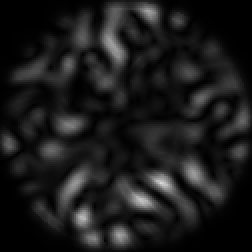
#> input picture Lab 1/DII_10.tiff, 126 x 126 px (shown 2 times larger); its folder holds only this picture in this run
$ jupyter execute --allow-errors Lab_1.ipynb
#> lines starting #> are read from the running program, lines starting #| are printed output that depends on the picture
[cell 1]
import cv2
import numpy as np
import matplotlib.pyplot as plt

## Context

Specklegrams are created by a process called modal interference, which happens at the end of a multimode optical fiber. The dimensions of a multimode fiber (MMF) allow several light modes at different wavelengths to propagate, meaning that electromagnetic waves travel along several specific paths.

When a laser beam goes into an optical fiber, it creates different ways the light can travel. This depends on the size of the fiber. There's a relationship between the diameter of the core and the cladding, and the number of ways the light can travel. Speckle or specklegrams are created from these optical paths and the phase delays of each mode. This pattern is a changing spatial distribution of intensities, where constructive interference creates areas of maximum intensity, while total destructive interference between modes produces areas of no light.

The specklegram has great metrological utility, as the patterns generated can give information about the disturbances made along the fiber. The prediction of the magnitude of these disturbances will depend on the mathematical tools used.

Synthetic specklegram simulations were performed using the Finite Element Method (FEM) within COMSOL Multiphysics, integrated with Matlab. This model simulated the propagation of an optical field through a multimode optical fiber, concentrating specifically on the sensing region affected by temperature fluctuations. This method facilitated an accurate approximation of the behavior of the fiber under perturbations, excluding undisturbed regions to optimize computational efficiency [1].

Through this FEM model, the vector wave equation 1 was numerically solved for each propagation mode within the multimode optical fiber (MMF) under analysis [1, 2].

$$
\nabla\times\nabla\times\vec{E}-k_0^2n^2\vec{E}=0 \enspace
$$

Here $\vec{E}$, represents the electric field of each mode, $k_0$ is the wavenumber in vacuum, and n stands for the refractive index of the MMF. The refractive index can further be updated in response to thermal fluctuations using Equation 2.

$$
n\approx n_0+C_{T0}(T-T_0)\enspace
$$

Where $C_{TO}$ is the thermo-optic coefficient, $n_0$ the reference index, $T_0$  the reference temperature, and T the temperature to be measured.The initial core refractive index is calculated using the Sellmeier equation [1], while the cladding refractive index $n_{0cla}$ is given by equation 3.

$$
n_{0cla} = \sqrt{n^2_{0co} - NA^2} \enspace
$$

Where $n_0co$ is the initial core refractive index and NA is the numerical aperture.

This are the optical parametters of the dataset we show as an example:

<table style="width:20%">
<tr>
<th>Numerical aperture (nm)</th>
<th>0.13 </th>
</tr>

<tr>
<td>Wavelength (nm)</td>
<td>632.8 </td>
</tr>

<tr>
<td>Core Diameter (µm) </td>
<td>9</td>
</tr>

<tr>
<td>Cladding Diameter (µm)       </td>
<td>40</td>
</tr>

<tr>
<td>Core Index  </td>
<td>1.457 </td>
</tr>

<tr>
<td>Cladding Index   </td>
<td>1.4521 </td>
</tr>

<tr>
<td>length of the Perturbation (mm)</td>
<td>0.3 </td>
</tr

<tr>
<td>Temperature Range (°C) </td>
<td>0 to 100</td>
</tr>

<tr>
<td>Step (°C)</td>
<td>0.1</td>
</tr>

<tr>
<td>Number of images </td>
<td>1001 </td>
</tr>
</table>

## Data loading and initial visualization

As a result of the simulation previously explained, we get a dataset of images with variations of intensities in every pixel that represent the speckle as a result of the modal interference pattern. In this work we will do some oprations to 5 specklegrams images at diferents temperatures. Original images are 126x126. Images are loaded and shown below:

#> (a cell that did not finish here is left out)

Diferences between images can't be noticed with the naked eye, so machine learning methods are used to identify key features and classify the images.

## OOP for data processing

We need to preprocess the images, first we normalize the image to a size of (13,13) using the .normalize() method. Then we add contrast and brightness with the method .brightAndCont(), for this images the contrast and the brightness shouldn't be more than 150% and 50 respectively, so we won't lose important characteristics of the image.

Classes are created below, including functions to plot the images, preprocess the images and to operate images.

[cell 3]
def Plot(Text, image):
        plt.xticks([]), plt.yticks([])
        plt.title(Text)
        plt.imshow(image, cmap='gray')
        plt.show()

class ImgProcessing:
    def __init__(self, selection):
        self.selection = selection
        try:
            self.image = cv2.imread('DII_' + str(self.selection) + '0.tiff', cv2.IMREAD_GRAYSCALE)
        except FileNotFoundError:
            print(f"Error: Image not found")
            self.image = None

    def normalize(self):
        self.image = self.image/255

    def resize(self, Size):
        self.image = cv2.resize(self.image, (Size, Size), cv2.INTER_CUBIC)
#Procesar Imgs
    def brightAndCont(self, C, B):
        self.image = (self.image * (C//100)) + B

    def brightAndContAuto(self, C, B):
        self.image = cv2.convertScaleAbs(self.image, alpha = C/100, beta = B)

[cell 4]
selection = int(input('Which image do you want to transform? (Select 1 to 5)'))
#> the answer given: 1
#> selection = 1
Image_example = ImgProcessing(selection)
#> in __init__, self.image is the input picture: shape (126, 126); min 0, max 216, mean 26.8
Image_example.resize(13)
Plot('Specklegram at ' + str(selection) + '0°C', Image_example.image)
#> in Plot, `plt.show()`:
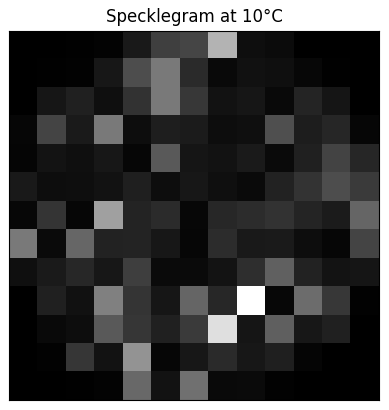
#> figure drawn by matplotlib, 1 panel

Brightness = int(input('Select the brightness adjustment (Select 0 to 50)'))
#> the answer given: 1
Contrast = int(input('Select the contrast adjustment (Select a %, up to 150%)'))
#> the answer given: 1
if Contrast > 150:
    Contrast = 150
if Brightness > 50:
    Brightness = 50

Image_example.brightAndCont(Contrast, Brightness)
#Image_example
#.brightAndContAuto(Contrast, Brightness)

Plot(f'Adjusted Brightness by {Brightness} and Contrast by {Contrast}%', Image_example.image)
#> in Plot (call 2), `plt.show()`:
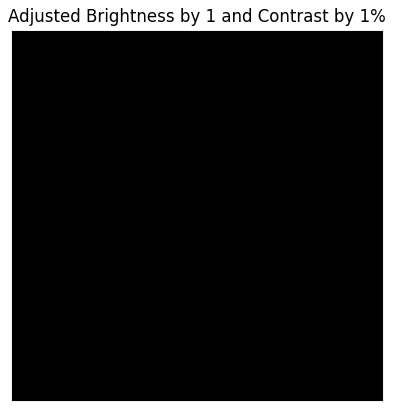
#> figure drawn by matplotlib, 1 panel
Image_example.normalize()
Plot('Image normalized', Image_example.image)
#> call 3 of Plot, with Text = 'Image normalized', image = array of shape (13, 13)
#> in Plot (call 3), `plt.show()`:
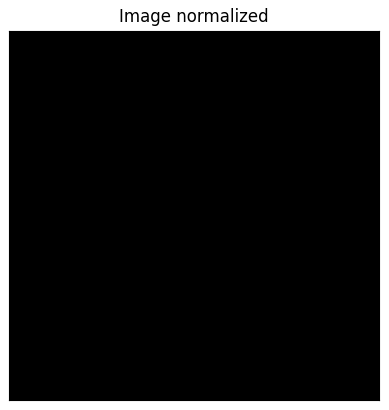
#> figure drawn by matplotlib, 1 panel

## Numerical derivation or integration of data

The image can be taken as an intensity map, which can be treated as an intensity function with highs and lows in the plane, the idea of using the finite difference method is to identify sudden changes in intensity to detect an edge in the image, which calculate the discrete derivative of a function to detect those edges. Here is the ecuation for the discrete derivative (finite difference):

(https://www.cs.toronto.edu/~fidler/slides/2022Winter/CSC420/lecture3.pdf)

There's a method in numpy called .diff() which process is shown below, it calculate the n-th order discrete difference along the given axis].

(https://blog.finxter.com/numpy-np-diff-simply-explained-bonus-video/)

Then we need to use the method .padd() from the numpy library, since the .diff() method reduces the dimensionality of the array, so to avoid dimensional errors it must be filled with 0.

(https://www.w3resource.com/python-exercises/numpy/python-numpy-exercise-9.php)

[cell 5]
class Operations(ImgProcessing):
    def __init__(self, selection):
        super().__init__(selection)
#> call 4 of Plot, with Text = 'Edges', image = array of shape (13, 13)
#> in Plot (call 4), `plt.show()`:
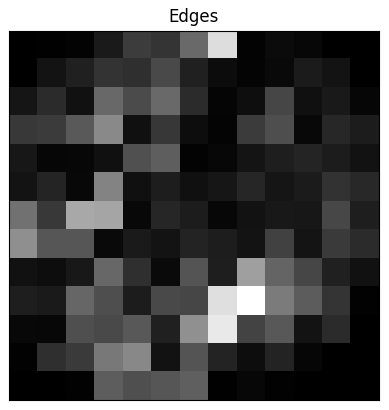
#> figure drawn by matplotlib, 1 panel

    def FDM(self):
        grad_x = np.diff(self.image, axis=1)
        grad_y = np.diff(self.image, axis=0)

        grad_x = np.pad(grad_x, ((0, 0), (0, 1)), mode='constant')
        grad_y = np.pad(grad_y, ((0, 1), (0, 0)), mode='constant')
        self.image  = np.clip(np.sqrt(grad_x**2 + grad_y**2), 0, 255)

    def PCA(self):
        H, W = self.image.shape
#> H = 13; W = 13
        mean = np.mean(self.image, axis=0)
#> mean = [0.147, 0.136, 0.228, 0.371, 0.238, 0.232, 0.253, 0.279, 0.228, 0.221, 0.119, 0.141, 0.0627]
        centered_data = self.image - mean

        covariance_matrix = np.cov(centered_data, rowvar=False)
        eigenvalues, eigenvectors = np.linalg.eigh(covariance_matrix)
#> eigenvalues = [1.33e-18, 0.000489, 0.000935, 0.00221, 0.00318, 0.00659, 0.00866, 0.0165, 0.0227, 0.0462, 0.0678, 0.135, 0.235]

        sorted_indices = np.argsort(eigenvalues)[::-1]
#> sorted_indices = [12, 11, 10, 9, 8, 7, 6, 5, 4, 3, 2, 1, 0]
        eigenvectors = eigenvectors[:, sorted_indices]

        num_components = int(np.floor(np.sqrt(min(H, W))) ** 2)
#> num_components = 9

        principal_components = eigenvectors[:, :num_components]

        transformed_data = np.dot(centered_data, principal_components)

        # side_length = int(np.sqrt(num_components))
        # print(side_length)
        # principal_components_square = principal_components[:, :side_length**2].reshape(side_length, side_length)

        return transformed_data, principal_components

[cell 6]
Image_Final = Operations(selection)
Image_Final.resize(13)
Image_Final.brightAndContAuto(135, 40)
Image_Final.normalize()

Image_Final.FDM()
Plot('Edges', Image_Final.image)

Here the edges of the image are shown, as we don't have an object represented in the image but a distribution of spots, the edges can't be really appreciated by the human eye. But this may be important if we use this image as an input of a CNN.

## Matrix operations

To apply matrix operations, principal component analysis (PCA) will be used to extratc the main characteristics of the image and reduce its dimensionality. PCA is commonly used in computer vision and pattern recognition algorithms, as an example, the following image shows something called "eigenfaces" wich every eigenface is the eigenvectors resulting from the covariance matrix.

(https://www.geeksforgeeks.org/ml-face-recognition-using-eigenfaces-pca-algorithm/)

An example of a covariance matrix is shown below:

(https://colab.research.google.com/drive/1eJhvhDHHr40LCyf-Ixu5JyO9SKLn4369)

[cell 7]
transformed_data, principal_components = Image_Final.PCA()
Plot('PCA', principal_components)
#> in Plot (call 5), `plt.show()`:
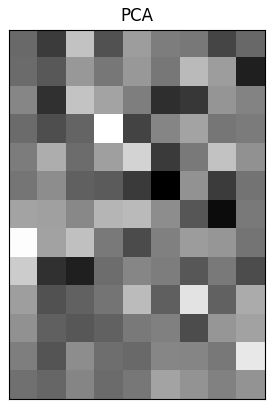
#> figure drawn by matplotlib, 1 panel
